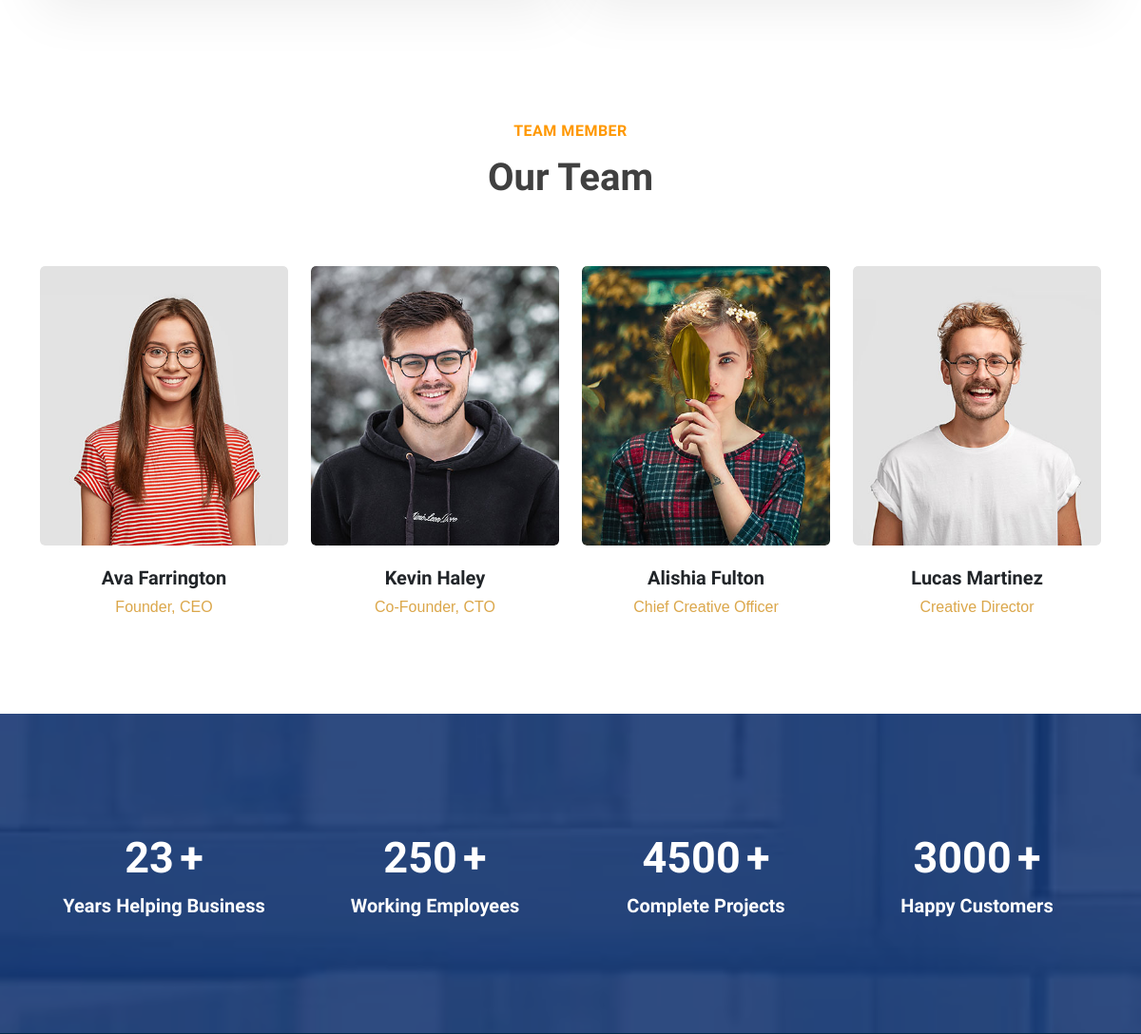
Page /about/ (middle part) on the earlier database version.
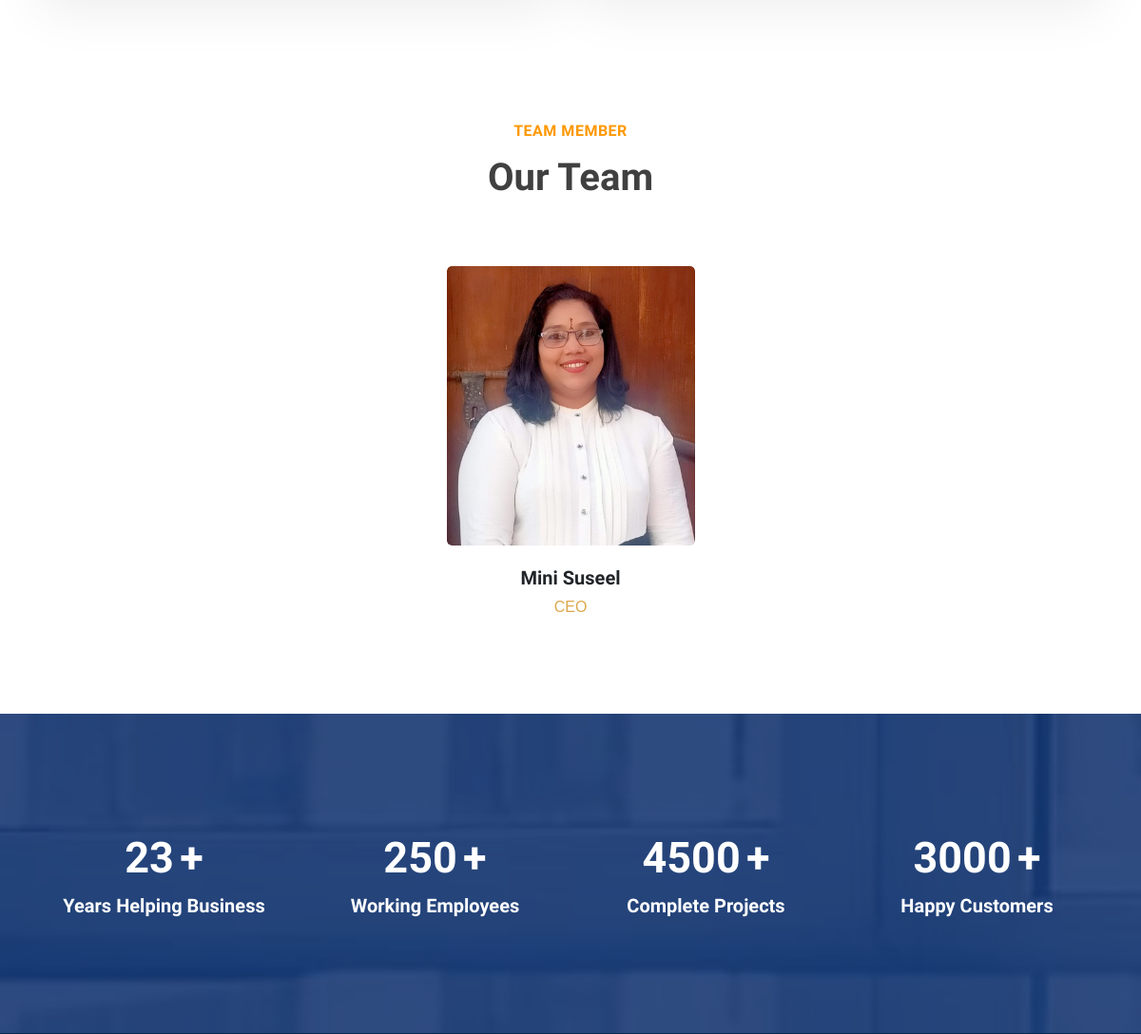
Same page on the later database version.
### web/models.py (models this page shows, shortened)
class Team(models.Model):
    name=models.CharField(max_length=200)
    position=models.CharField(max_length=200)
    image=VersatileImageField(upload_to='team')

class Counter(models.Model):
    number=models.CharField(max_length=200)
    title=models.CharField(max_length=200)
    plus_icon=models.BooleanField(default=True)

### web/views.py (the view)
# urls.py: path("about/", views.AboutView.as_view(), name="about"),
class AboutView(TemplateView):
    template_name = "web/about.html"
    def get_context_data(self, **kwargs):
        context = super().get_context_data(**kwargs)
        context["teams"] = Team.objects.all()
        context["counters"] = Counter.objects.all()[:4]
        return context

### web/context_processors.py (called while the page is built)
def main_context(request):
    service=Service.objects.all().order_by('-id')[:4]
    return {
        "footer_services": service,
    }

### web/models.py (called while the page is built)
    def get_absolute_url(self):
        return reverse_lazy('web:service-detail', kwargs={'slug': self.slug})

### templates/web/about.html (shortened to what this page needs)
{% extends "web/base.html" %}
{% load static %}
{% block content %}
<section class="feature-section">
	<div class="container">
		<div class="row">
			<div class="col-md-6">
			</div>
			<div class="col-md-6">
			</div>
		</div>
	</div>
</section>
<section class="team-area section-padding pt-50 p-sm-30">
	<div class="container">
		<div class="row justify-content-center">
			<div class="col-md-12">
				<div class="section-title">
					<h6 class="sub-title">Team Member</h6>
					<h2>Our Team</h2>
				</div>
			</div>
			{% for team in teams %}
			<div class="col-lg-3 col-md-6 ">
				<div class="single-team-box">
					<div class="team-image">
						<img src="{{team.image.url}}" alt="team">
					</div>
					<div class="team-info">
						<h3>{{team.name}}</h3>
						<span>{{team.position}}</span>
					</div>
				</div>
			</div>
			{% endfor %}
		</div>
	</div>
</section>
<section class="counter-area section-padding p-sm-30">
	<div class="container">
		<div class="row">
			{% for i in counters %}
			<div class="col-lg-3 col-md-6 col-6 counter-item">
				<div class="single-counter">
					<div class="counter-contents">
						<h2>
							<span class="counter-number">{{i.number}}</span>
							{% if i.plus_icon %}
							<span>+</span>
							{% endif %}
						</h2>
						<h3 class="counter-heading">{{i.title}}</h3>
					</div>
				</div>
			</div>
			{% endfor %}
		</div>
	</div>
</section>
{% endblock %}

Differences in the rows shown:
removed Team: image (picture), name "Ava Farrington", position "Founder, CEO"
removed Team: image (picture), name "Kevin Haley", position "Co-Founder, CTO"
removed Team: image (picture), name "Alishia Fulton", position "Chief Creative Officer"
removed Team: image (picture), name "Lucas Martinez", position "Creative Director"
added Team: image (picture), name "Mini Suseel", position "CEO"
